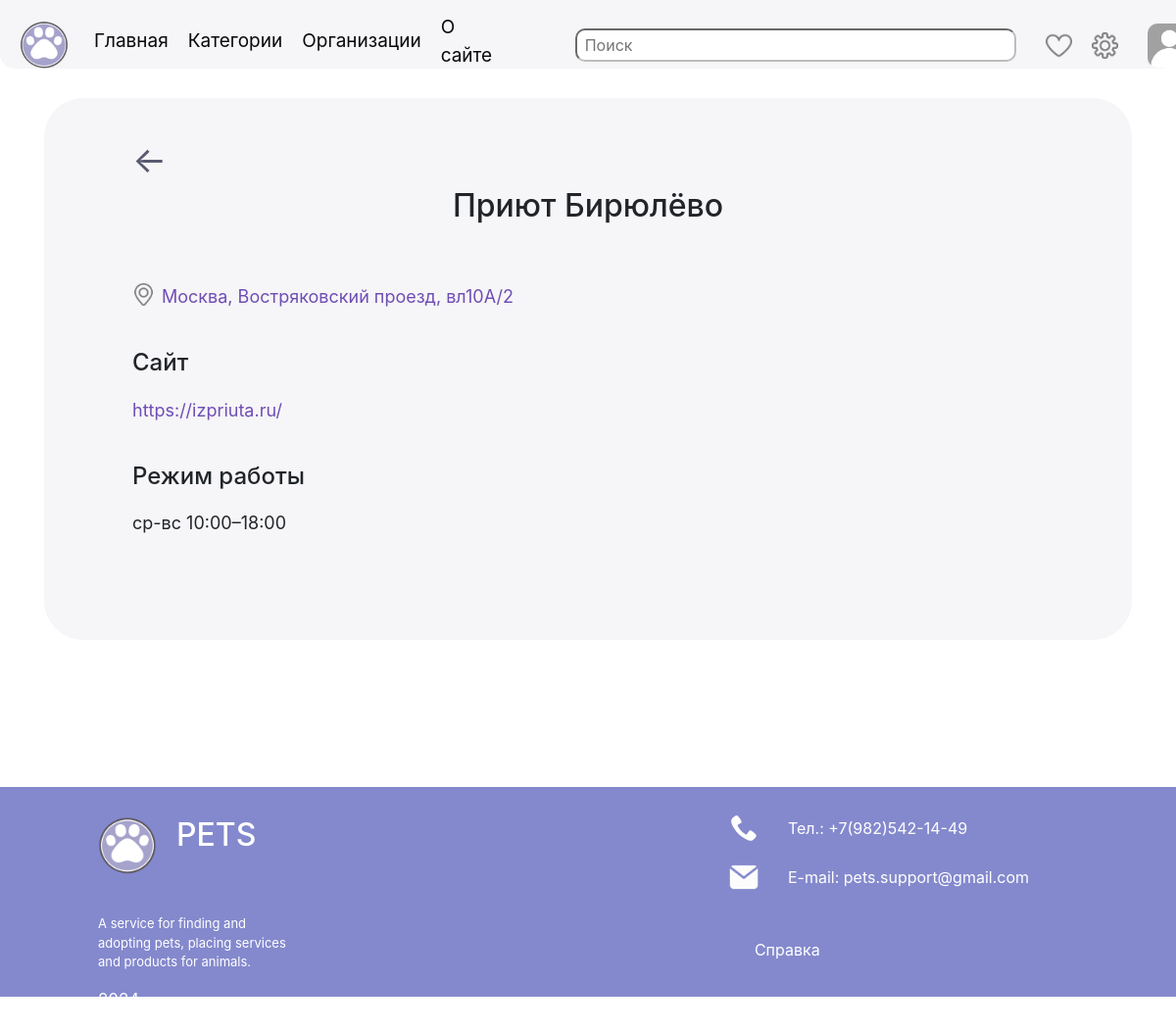
/organizations/shelters/2 (signed in), run on the app's committed database.
### data/users.py (models this page shows, shortened)
class User(SqlAlchemyBase, UserMixin):
    __tablename__ = 'users'
    id = sqlalchemy.Column(sqlalchemy.Integer,
                           primary_key=True, autoincrement=True)
    name = sqlalchemy.Column(sqlalchemy.String, nullable=False)
    about = sqlalchemy.Column(sqlalchemy.String, nullable=True)
    photo = sqlalchemy.Column(sqlalchemy.String, nullable=True)
    email = sqlalchemy.Column(sqlalchemy.String,
                              index=True, unique=True, nullable=False)
    hashed_password = sqlalchemy.Column(sqlalchemy.String, nullable=False)
    created_date = sqlalchemy.Column(sqlalchemy.DateTime,
                                     default=datetime.datetime.now)
    posts = orm.relationship("Post", back_populates='user')
    city = sqlalchemy.Column(sqlalchemy.String, default='Москва')

### data/organizations.py (models this page shows)
class Organizations(SqlAlchemyBase):
    __tablename__ = 'organizations'
    id = sqlalchemy.Column(sqlalchemy.Integer,
                           primary_key=True, autoincrement=True)
    name = sqlalchemy.Column(sqlalchemy.String, nullable=False)
    type = sqlalchemy.Column(sqlalchemy.String)
    address = sqlalchemy.Column(sqlalchemy.String)
    hours = sqlalchemy.Column(sqlalchemy.String)
    url = sqlalchemy.Column(sqlalchemy.String)
    contacts = sqlalchemy.Column(sqlalchemy.String)
    city = sqlalchemy.Column(sqlalchemy.String, default='Москва')

### server.py (the view)
@app.route('/organizations/<types>/<id>')
def org(types, id):
    ds = db_session.create_session()
    m = ds.query(Organizations).filter(Organizations.id == id).first()
    return render_template('org.html', info=m, title=m.name)

### data/db_session.py (called while the page is built)
def create_session() -> Session:
    global __factory
    return __factory()

### server.py (called while the page is built)
@login_manager.user_loader
def load_user(user_id):
    db_sess = db_session.create_session()
    return db_sess.query(User).get(user_id)

### templates/org.html (shortened to what this page needs)
{% extends "base.html" %}
{% block content %}
<div class="div_o">
    <div style="text-align: start; padding: 20px;">
        <div style="text-align: start; width: 100%; padding-left: 40px; margin-top: -15px;">
            <a href="/organizations/{{info.type}}" class="back_a">
                ←
            </a>
        </div>
        <div style="width: 100%;  text-align: center;">
            <h2>{{ info.name }}</h2>
        </div>
        <div class="inform">
            <a class="urll" href="https://yandex.ru/maps/?text={{info.address}}">
                <div style="margin-bottom: 40px; display: flex"><img src="/static/img/point.png" height="23"
                                                                     style="margin-right: 7px">{{info.address}}
                </div>
            </a>
            {% if info.url %}
            <p style="margin-bottom: 40px;">
            <h4 style="margin-bottom: 20px;">Сайт</h4><a href="{{info.url}}" class="urll">{{info.url}}</a></p>
            {% endif %}
            {% if info.hours %}
            <p style="margin-bottom: 40px;">
            <h4 style="margin-bottom: 20px;">Режим работы</h4>
            {{info.hours}}</p>
            {% endif %}
        </div>
    </div>
</div>
{% endblock %}

### templates/base.html (shortened to what this page needs)
<!doctype html>
<html lang="en">
<head>
    <link rel="stylesheet"
          href="https://stackpath.bootstrapcdn.com/bootstrap/4.4.1/css/bootstrap.min.css"
>
    <link rel="stylesheet"
          href="/static/css/style.css">
</head>
<body class="main">
<header>
    <nav>
        <div>
            <a class="navbar-brand" href="/"><img src="/static/img/logo.png" width="50px"></a>
            <ul class="un">
                <li>
                    <a class="link" href="/">Главная</a>
                </li>
                <li>
                    <a class="link" href="/category">Категории</a>
                </li>
                <li class='li2'>
                    <a class="link" href="/organizations">
                        Организации
                    </a>
                </li>
                <li>
                    <a class="link" href="/about_site">О сайте</a>
                </li>
            </ul>
            <form class="search_f" action="/search" method="post">
                <input placeholder=" Поиск" type="search" name="search"/>
            </form>
            {% if current_user.is_authenticated %}
            <a href="/favorites" class="img_a"><img src="/static/img/fav.png" height="27px" alt="избранное"></a>
            <a class="img_a" href="/settings"><img src="/static/img/sett.png" height="27px"></a>
            <a class="img_a" href="/profile"><img src={{current_user.photo}} height="45px"
                                                  style='border-radius: 10px; margin-left: 10px;'></a>
            {% else %}
            <a href='/profile'>
                <button class="login">Войти</button>
            </a>
            {% endif %}
        </div>
    </nav>
</header>
<main role="main" class="container">
    {% block content %}
    {% endblock %}
</main>
<footer>
    <div class="footer">
        <div style="display: block;">
            <div style="display: flex;">
                <img class="logo" src="/static/img/logo.png" height="60px">
                <h2> PETS</h2>
            </div>
            <div class="text">
                <p>A service for finding and adopting pets, placing services and products for animals.</p>
                <p style="font-size: 17px;">2024</p>
            </div>
        </div>
        <div class="contacts">
            <div class="cont">
                <img src="/static/img/phone.png">
                <p>Тел.: +7(982)542-14-49</p>
            </div>
            <div class="cont">
                <img src="/static/img/email.png">
                <p>E-mail: pets.support@gmail.com</p>
            </div><br>
            <a href="/about_site" class="help">Справка</a>
        </div>
    </div>
</footer>
</body>

### static/css/style.css (style rules this page uses)
nav { border-radius: 0px 0px 15px 15px; background-color: #f6f5f7; color: #e2d3ed; height: 70px; }
.footer { margin-top: 150px; padding-left: 100px; padding-right: 150px; padding-top: 30px; align-items: start; height: 250px; display: flex; justify-content: space-between; background: #8489CD; color: #fff; }
.container { text-align: center; margin-top: 30px }
nav div { padding-left: 20px; padding-top: 5px; align-items: center; display: flex; }
.div_o { display: block; margin-top: 30px; padding: 30px; text-align: center; font-size: 18px; border-radius: 40px; background: #f6f5f7; }
.inform { margin-top: 20px; text-align: start; padding: 40px; }
.contacts { display: block; }
.cont { display: flex; align-items: center; margin-bottom: 10px; }
.text { width: 200px; display: block; font-size: 13px; margin-top: 40px; }
.back_a { font-size: 37px; color: #5a5a70; font-width: bold; text-decoration: none; }
.un { margin-left: 10px; font-size: 19px; padding: 0px; align-items: center; margin-top: 9px; list-style-type: none; display: flex; }
.urll { color: #6f4eb5; }
.help { color: #fff; margin-left: 26px; text-decoration: none }
.link { margin-right: 20px; text-decoration: none; color: #09080a; }
.img_a { margin-left: 10px; margin-right: 10px; }
.cont img { margin-top: -16px; height:30px; margin-right: 30px }
.logo { margin-right: 20px; }
.search_f { display: flex; align-items: center; margin-right: 20px; margin-left: 50px; }
.search_f input { width: 450px; padding: 3px; margin-left: 15px; border-radius: 10px; border-color: #BDBDBD; }

### data on the page
User: photo (placeholder picture)
Organizations: name "Приют Бирюлёво", address "Москва, Востряковский проезд, вл10А/2", url "https://izpriuta.ru/", hours "ср-вс 10:00–18:00"
